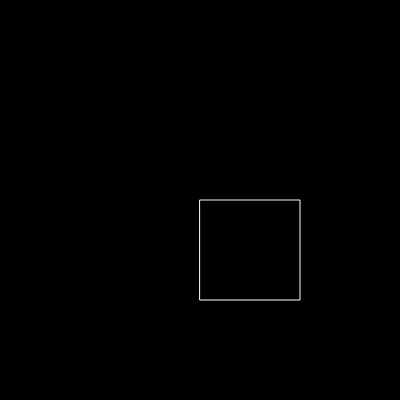
Frame 1 (no input)
Frame 60 (no input): identical to frame 1, image omitted
Frame 120 (the mouse pressed at the canvas centre since frame 60): identical to frame 1, image omitted

The p5.js sketch that drew this single still picture (run headless with seeded random() and noise() and a simulated clock; from frame 60 on, the mouse is pressed at the canvas centre):

// p5.js sketch
// ── sketch.js
function setup(){
  createCanvas(400,400)
}

function draw(){
  background(0);
  push();
  noFill();
  stroke(255);
  rect(width/2, height/2, 100, 100)
  pop();
}
